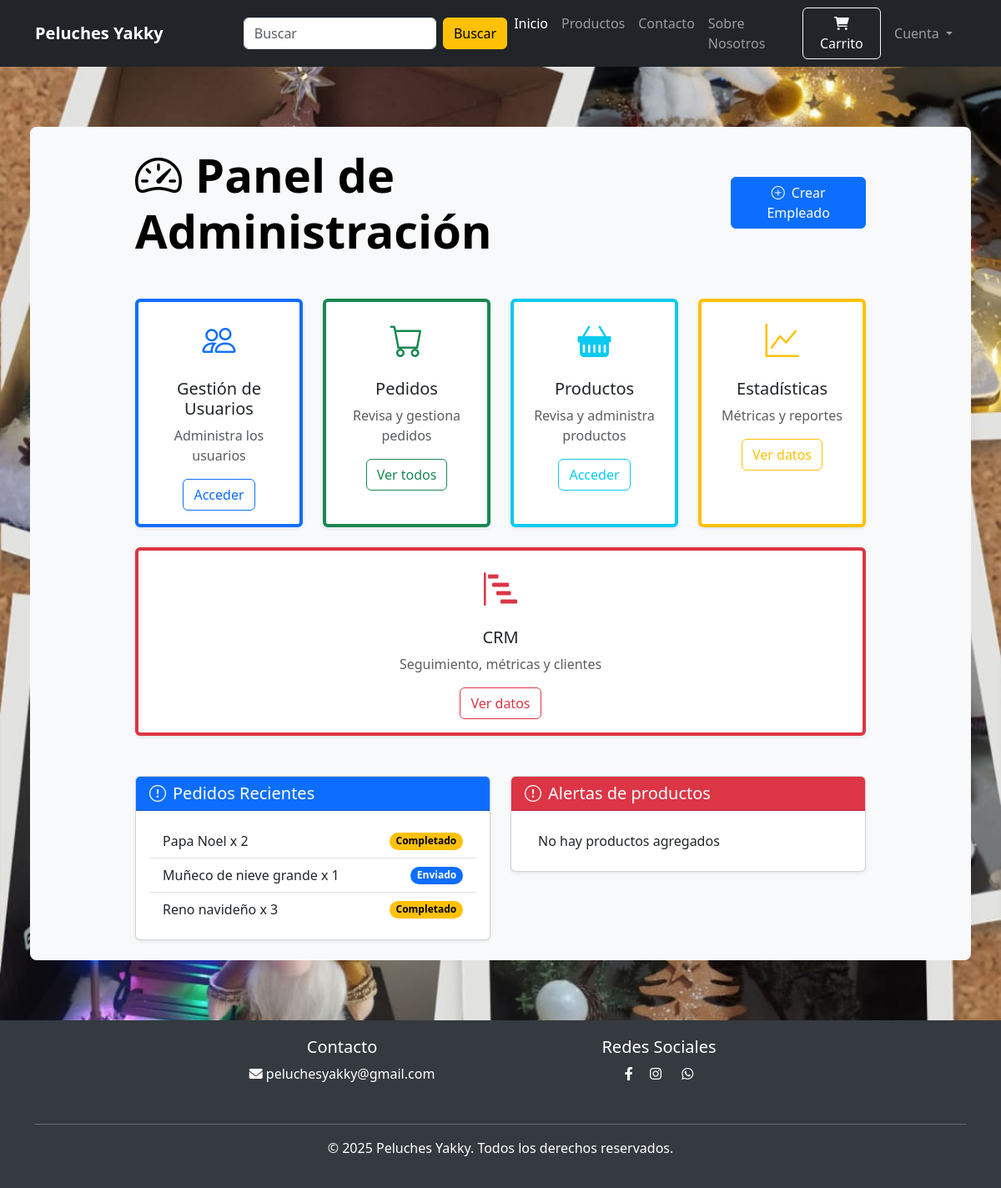
The page /adminvista (signed in) on the database as committed earlier.
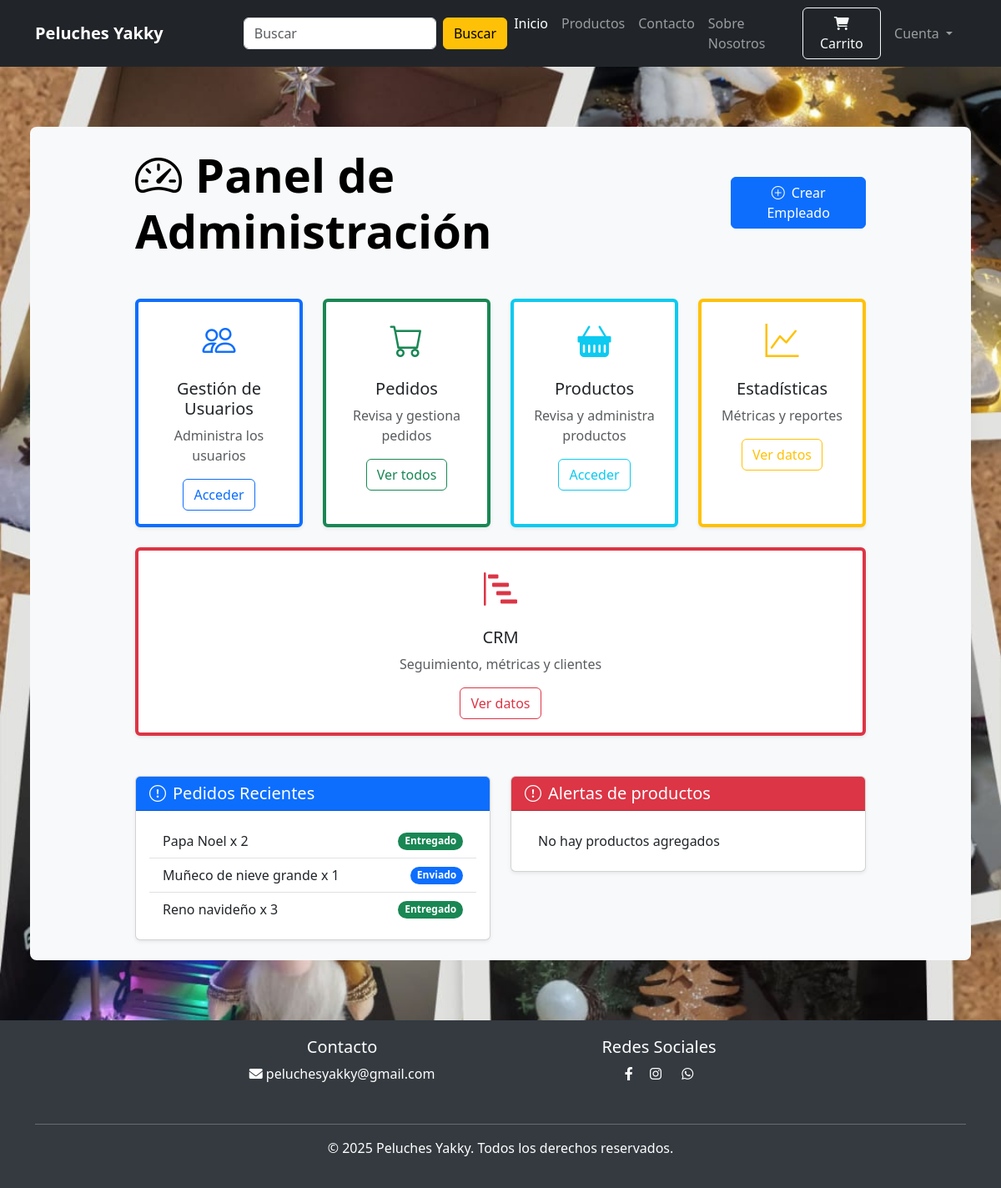
The same page on the database as committed later.
### website/models.py (models this page shows, shortened)
class Order(db.Model):
    id = db.Column(db.Integer, primary_key=True)
    quantity = db.Column(db.Integer, nullable=False)
    price = db.Column(db.Float, nullable=False)
    status = db.Column(db.String(100), default="Pendiente")
    payment_id = db.Column(db.String(1000), default=lambda: str(uuid.uuid4())[:8])
    address = db.Column(db.String(1000), nullable=False)
    phone = db.Column(db.String(20), nullable=False)
    forma_pago = db.Column(db.String(20), nullable=False)
    fecha_creacion = db.Column(db.DateTime(), default=datetime.utcnow)
    customer_link = db.Column(db.Integer, db.ForeignKey("customer.id"), nullable=False)
    product_link = db.Column(db.Integer, db.ForeignKey("product.id"), nullable=False)

class Product(db.Model):
    id = db.Column(db.Integer, primary_key=True)
    product_name = db.Column(db.String(100), nullable=False)
    current_price = db.Column(db.Integer, nullable=False)
    precio_costo = db.Column(db.Integer, nullable=False)  # tarea
    previous_price = db.Column(db.Integer, nullable=False)
    in_stock = db.Column(db.Integer, nullable=False)
    product_picture = db.Column(db.String(1000), nullable=False)
    flash_sale = db.Column(db.Boolean, default=False)
    date_added = db.Column(db.DateTime, default=datetime.utcnow)
    descripcion = db.Column(db.String(1000), nullable=False)
    is_deleted = db.Column(db.Boolean, default=False)
    carts = db.relationship(
        "Cart", backref=db.backref("product", lazy=True), cascade="all, delete-orphan"
    )
    orders = db.relationship(
        "Order", backref=db.backref("product", lazy=True), cascade="all, delete-orphan"
    )

### website/admin.py (the view)
@admin.route("/adminvista")
@login_required
def adminvista():
    if current_user.id == 1:
        pedidos: Order = Order.query.all()
        productos:Product = Product.query.filter(Product.in_stock < 11).order_by(Product.in_stock).all()
        return render_template("admin.html", pedidos=pedidos, productos=productos)
    return render_template("error_404.html")

### website/models.py (called while the page is built)
    @property
    def is_authenticated(self):
        return True  # Para usuarios reales siempre True

### website/templates/admin.html (shortened to what the changed rows need)
{% extends 'index.html' %}
{% block body %}
<div class="container-fluid fondo py-5" style="min-height: 100vh;">
    <div class="row justify-content-center bg-light m-4 p-4 rounded-3">
        <div class="col-lg-10">
            <div class="d-flex justify-content-between align-items-center mb-5">
                <h1 class="text-black mb-0 display-4 fw-bold">
                    <i class="bi bi-speedometer2 me-3"></i>Panel de Administración
                </h1>
            </div>
            <div class="row mt-4 g-4 justify-content-center">
                <div class="col-md-6">
                    <div class="card shadow-sm">
                        <div class="card-body">
                            <ul class="list-group list-group-flush ">
                                {% if pedidos | length < 1 %} <li
                                    class="list-group-item d-flex  justify-content-between align-items-center">
                                    No hay pedidos recientes
                                    </li>
                                    {% else %} {% for item in pedidos[:3] %} <li
                                        class="list-group-item d-flex  justify-content-between align-items-center">
                                        {{item.product.product_name}} x {{item.quantity}}
                                        {% if item.status == "Entregado" %}
                                        <span class="badge bg-success rounded-pill ">{{item.status}}</span>
                                        {% elif item.status == "Enviado" %}
                                        <span class="badge bg-primary rounded-pill">{{item.status}}</span>
                                        {% else %}
                                        <span class="badge bg-warning rounded-pill text-black">{{item.status}}</span>
                                        {% endif %}
                                    </li>
                                    {% endfor %}
                                    {% endif %}
                            </ul>
                        </div>
                    </div>
                </div>
            </div>
        </div>
    </div>
</div>
{% endblock %}

Rows that differ between the two databases and show on the page:
changed Order "Papa Noel": status "Completado" → "Entregado"
changed Order "Reno navideño": status "Completado" → "Entregado"
